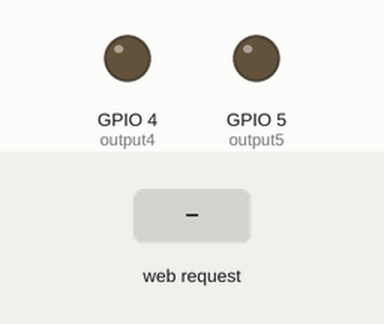
The sketch below on a simulated ESP8266 (NodeMCU). On the bench: output pins drawn as LEDs (lit = HIGH). The inputs (shaded band) are chosen by the test bench. WiFi joins after 1.5 s; servers stay silent unless stated; what the sketch prints to the serial monitor is not drawn.

Above: at 2.7 s.
2.8 s: HTTP request GET /5/on received
At 3.2 s:
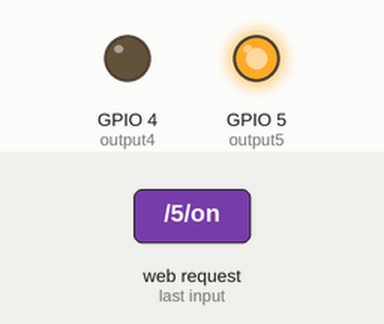
4.3 s: HTTP request GET /4/on received
At 5.5 s:
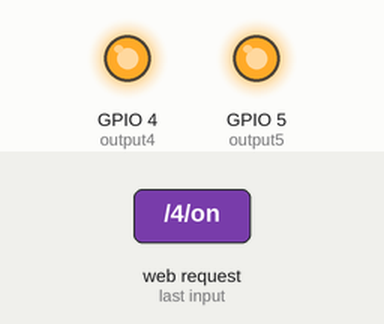
5.8 s: HTTP request GET /5/off received
At 6.7 s:
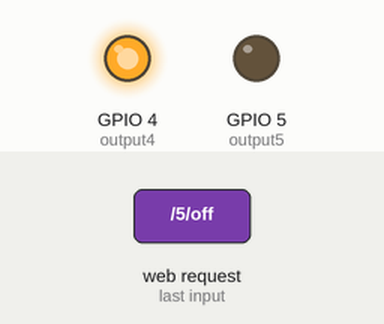
7.3 s: HTTP request GET /4/off received
At 7.8 s:
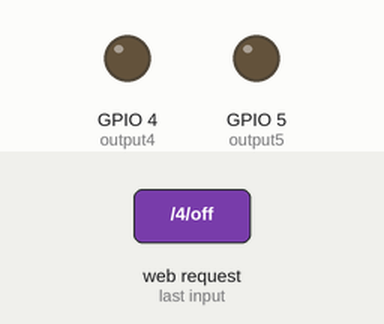
Timing chart, 0 to 9.8 s (numbered marks = the images above; inputs shaded):
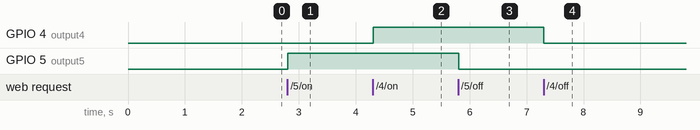

Measured:
- after the input at 2.8 s, GPIO 5 (output5): LOW → HIGH at once
- after the input at 4.3 s, GPIO 4 (output4): LOW → HIGH at once
- after the input at 5.8 s, GPIO 5 (output5): HIGH → LOW at once
- after the input at 7.3 s, GPIO 4 (output4): HIGH → LOW at once

The sketch:

ESP8266_door_lock_rvv8.ino
```cpp
// Load Wi-Fi library
#include <ESP8266WiFi.h>

// Replace with your network credentials
const char* ssid     = "Nazvaramis";
const char* password = "proiectesp";

// Set web server port number to 80
WiFiServer server(80);

// Variable to store the HTTP request
String header;

// Auxiliar variables to store the current output state
String output5State = "off";
String output4State = "off";

// Assign output variables to GPIO pins
const int output5 = 5;
const int output4 = 4;

// Current time
unsigned long currentTime = millis();
// Previous time
unsigned long previousTime = 0;
// Define timeout time in milliseconds (example: 2000ms = 2s)
const long timeoutTime = 2000;

void setup() {
  Serial.begin(115200);
  // Initialize the output variables as outputs
  pinMode(output5, OUTPUT);
  pinMode(output4, OUTPUT);
  // Set outputs to LOW
  digitalWrite(output5, LOW);
  digitalWrite(output4, LOW);

  // Connect to Wi-Fi network with SSID and password
  Serial.print("Connecting to ");
  Serial.println(ssid);
  WiFi.begin(ssid, password);
  while (WiFi.status() != WL_CONNECTED) {
    delay(500);
    Serial.print(".");
  }
  // Print local IP address and start web server
  Serial.println("");
  Serial.println("WiFi connected.");
  Serial.println("IP address: ");
  Serial.println(WiFi.localIP());
  server.begin();
}

void loop(){
  WiFiClient client = server.available();   // Listen for incoming clients

  if (client) {                             // If a new client connects,
    Serial.println("New Client.");          // print a message out in the serial port
    String currentLine = "";                // make a String to hold incoming data from the client
    currentTime = millis();
    previousTime = currentTime;
    while (client.connected() && currentTime - previousTime <= timeoutTime) { // loop while the client's connected
      currentTime = millis();
      if (client.available()) {             // if there's bytes to read from the client,
        char c = client.read();             // read a byte, then
        Serial.write(c);                    // print it out the serial monitor
        header += c;
        if (c == '\n') {                    // if the byte is a newline character
          // if the current line is blank, you got two newline characters in a row.
          // that's the end of the client HTTP request, so send a response:
          if (currentLine.length() == 0) {
            // HTTP headers always start with a response code (e.g. HTTP/1.1 200 OK)
            // and a content-type so the client knows what's coming, then a blank line:
            client.println("HTTP/1.1 200 OK");
            client.println("Content-type:text/html");
            client.println("Connection: close");
            client.println();

            // turns the GPIOs on and off
            if (header.indexOf("GET /5/on") >= 0) {
              Serial.println("GPIO 5 on");
              output5State = "on";
              digitalWrite(output5, HIGH);
            } else if (header.indexOf("GET /5/off") >= 0) {
              Serial.println("GPIO 5 off");
              output5State = "off";
              digitalWrite(output5, LOW);
            } else if (header.indexOf("GET /4/on") >= 0) {
              Serial.println("GPIO 4 on");
              output4State = "on";
              digitalWrite(output4, HIGH);
            } else if (header.indexOf("GET /4/off") >= 0) {
              Serial.println("GPIO 4 off");
              output4State = "off";
              digitalWrite(output4, LOW);
            }

            // Display the HTML web page
            client.println("<!DOCTYPE html><html>");
            client.println("<head><meta name=\"viewport\" content=\"width=device-width, initial-scale=1\">");
            client.println("<link rel=\"icon\" href=\"data:,\">");
            // CSS to style the on/off buttons
            // Feel free to change the background-color and font-size attributes to fit your preferences
            client.println("<style>html { font-family: Helvetica; display: inline-block; margin: 0px auto; text-align: center;}");
            client.println(".button { background-color: #195B6A; border: none; color: white; padding: 16px 40px;");
            client.println("text-decoration: none; font-size: 30px; margin: 2px; cursor: pointer;}");
            client.println(".button2 {background-color: #77878A;}</style></head>");

            // Web Page Heading
            client.println("<body><h1>ESP8266 Web Server</h1>");

            // Display current state, and ON/OFF buttons for GPIO 5
            client.println("<p>GPIO 5 - State " + output5State + "</p>");
            // If the output5State is off, it displays the ON button
            if (output5State=="off") {
              client.println("<p><a href=\"/5/on\"><button class=\"button\">ON</button></a></p>");
            } else {
              client.println("<p><a href=\"/5/off\"><button class=\"button button2\">OFF</button></a></p>");
            }

            // Display current state, and ON/OFF buttons for GPIO 4
            client.println("<p>GPIO 4 - State " + output4State + "</p>");
            // If the output4State is off, it displays the ON button
            if (output4State=="off") {
              client.println("<p><a href=\"/4/on\"><button class=\"button\">ON</button></a></p>");
            } else {
              client.println("<p><a href=\"/4/off\"><button class=\"button button2\">OFF</button></a></p>");
            }
            client.println("</body></html>");

            // The HTTP response ends with another blank line
            client.println();
            // Break out of the while loop
            break;
          } else {
            currentLine = "";
          }
        } else if (c != '\r') {
          currentLine += c;
        }
      }
    }
    // Clear the header variable
    header = "";
    // Close the connection
    client.stop();
    Serial.println("Client disconnected.");
    Serial.println("");
  }
}
```
